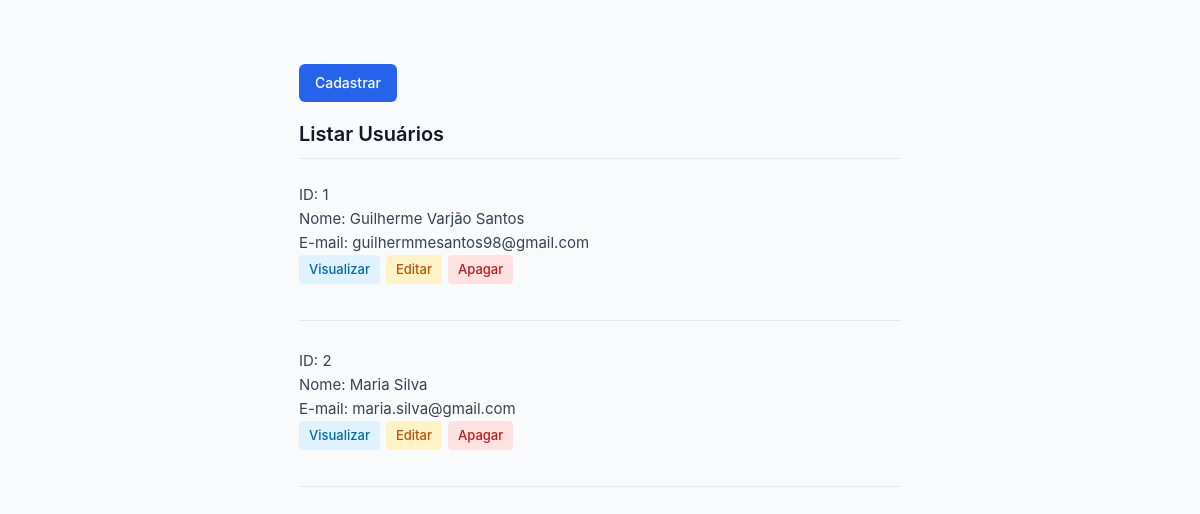
Before: / with the older database file.
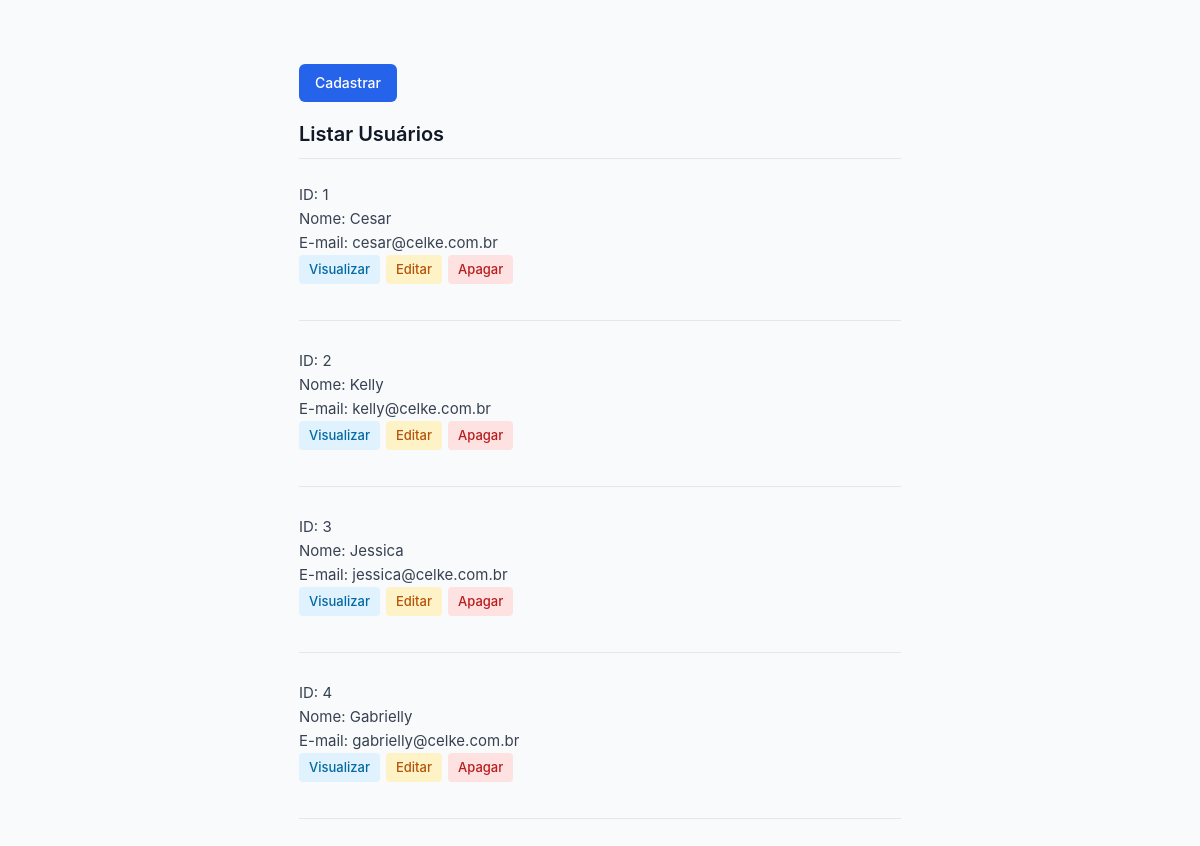
After: the same page with the newer database file.
### tables this page shows
CREATE TABLE IF NOT EXISTS `users` (
  `id` int NOT NULL AUTO_INCREMENT,
  `name` varchar(220) NOT NULL,
  `email` varchar(220) NOT NULL,
  PRIMARY KEY (`id`)
);

### index.php (the view, shortened to what this page needs)
<?php
require_once('./connection.php');
?>
<!DOCTYPE html>
<html lang="pt-BR">
<head>
    <link rel="stylesheet" href="style.css">
</head>
<body>
    <a href="create.php">Cadastrar</a><br>
    <h2>Listar Usuários</h2>
    <?php
    $sql = "SELECT id, name, email FROM users";
    $stmt = $conn->prepare($sql);
    $stmt->execute();
    while ($row_user = $stmt->fetch(PDO::FETCH_ASSOC)) {
        extract($row_user);
        echo "ID: $id<br>";
        echo "Nome: $name<br>";
        echo "E-mail: $email<br>";
        echo "<a href='view.php?id=$id'>Visualizar</a><br>";
        echo "<a href='update.php?id=$id'>Editar</a><br>";
        echo "<a href='delete.php?id=$id'>Apagar</a><br>";
        echo "<hr>";
    }
    ?>
</body>
</html>

### style.css (style rules this page uses)
* { margin: 0; padding: 0; box-sizing: border-box; font-family: -apple-system, BlinkMacSystemFont, "Segoe UI", Roboto, Arial, sans-serif; }
body { background-color: #f9fafb; color: #374151; max-width: 650px; margin: 40px auto; padding: 24px; line-height: 1.6; font-size: 15px; }
body > a:first-child { display: inline-block; background-color: #2563eb; color: white; text-decoration: none; padding: 8px 16px; border-radius: 6px; font-weight: 500; font-size: 14px; margin-bottom: 16px; transition: background-color 0.2s; }
h2 { font-size: 20px; font-weight: 600; color: #111827; margin-bottom: 24px; padding-bottom: 8px; border-bottom: 1px solid #e5e7eb; }
a[href*="view.php"], a[href*="update.php"], a[href*="delete.php"] { display: inline-block; text-decoration: none; font-size: 13px; font-weight: 500; padding: 4px 10px; border-radius: 4px; margin-right: 6px; margin-bottom: 8px; transition: background-color 0.2s; }
a[href*="view.php"] { color: #0369a1; background-color: #e0f2fe; }
a[href*="update.php"] { color: #b45309; background-color: #fef3c7; }
a[href*="delete.php"] { color: #b91c1c; background-color: #fee2e2; }
hr { border: 0; height: 1px; background-color: #e5e7eb; margin: 28px 0; }

Changed rows visible on the page:
changed users id 1: name "Guilherme Varjão Santos" → "Cesar"; email "guilhermmesantos98@gmail.com" → "cesar@celke.com.br"
changed users id 2: name "Maria Silva" → "Kelly"; email "maria.silva@gmail.com" → "kelly@celke.com.br"
added users: id "3", name "Jessica", email "jessica@celke.com.br"
added users: id "4", name "Gabrielly", email "gabrielly@celke.com.br"
